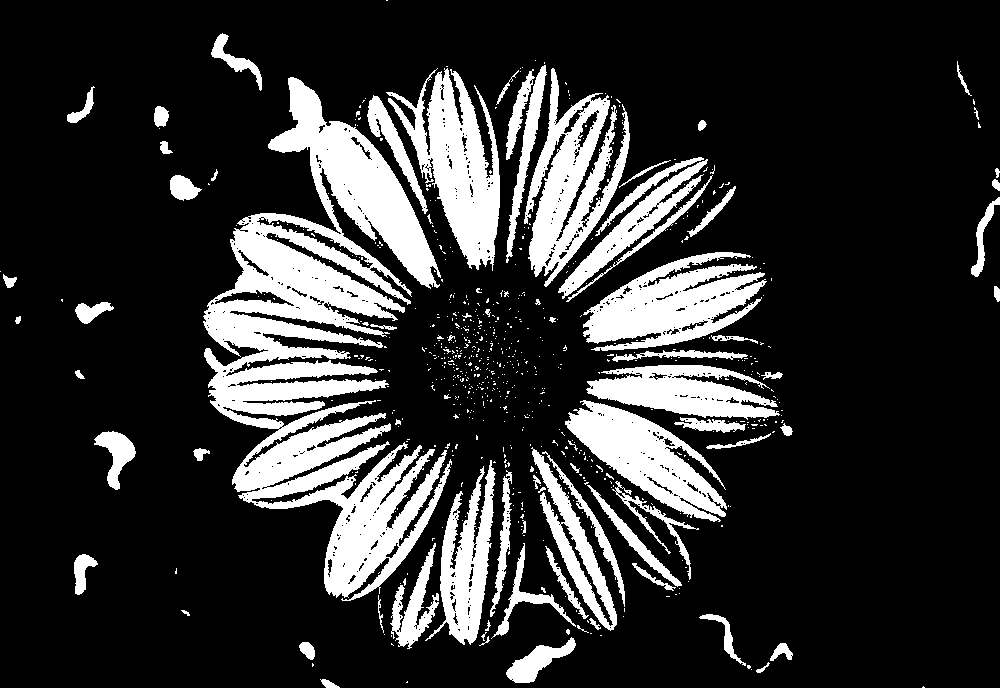
#> input picture images/flower-binary.png, 1000 x 688 px, found by its file name
$ jupyter execute LabSheet7.ipynb
#> lines starting #> are read from the running program, lines starting #| are printed output that depends on the picture; after the words box and inside, x2 and y2 are one past the last pixel; in counts of white or black regions, pixels touching at a corner belong together
Morphological Operations

[cell 1]
import cv2 as cv
import numpy as np
import matplotlib.pyplot as plt

[cell 2]
img = cv.imread("flower-binary.png")
#> img is the input picture: shape (688, 1000, 3); 19.6% white; 712 white regions (635 under 20 px), largest, box (x1, y1, x2, y2) and area: (203, 77, 452, 601) 51750, (386, 68, 500, 271) 10286, (583, 252, 767, 351) 9966
if img is None:
    raise FileNotFoundError("File could not be read")

kernel = np.ones((5,5), np.uint8)
erosion = cv.erode(img, kernel, iterations = 1)
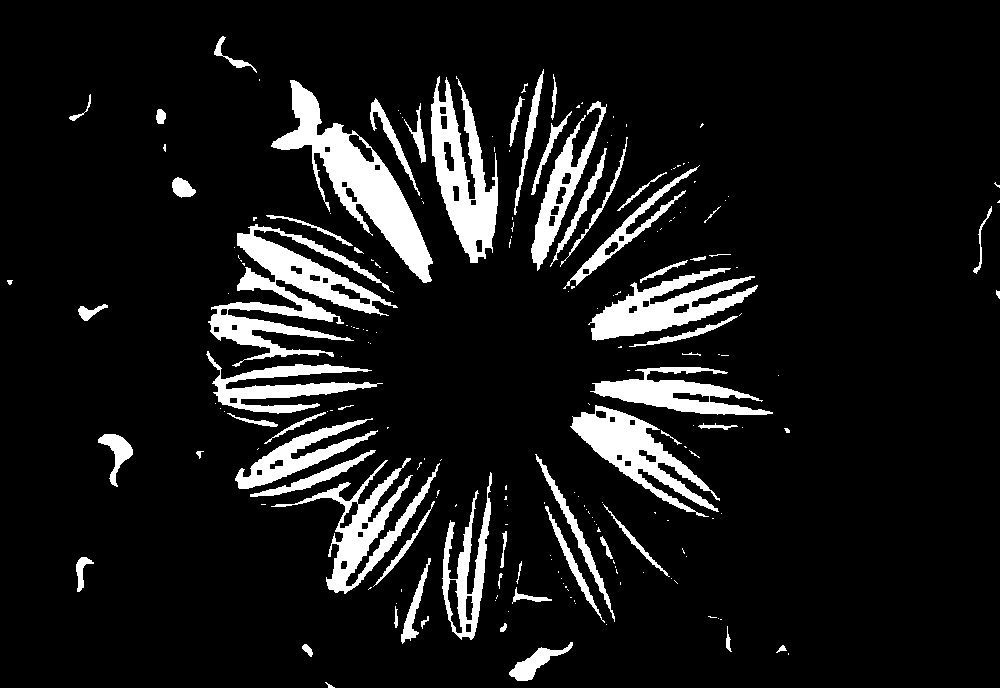
#> erosion: shape (688, 1000, 3); 10.2% white; 204 white regions (138 under 20 px), largest, box (x1, y1, x2, y2) and area: (208, 224, 398, 367) 8667, (271, 80, 433, 283) 8567, (431, 76, 498, 263) 6015

[cell 3]
dilation = cv.dilate(img, kernel, iterations=1)
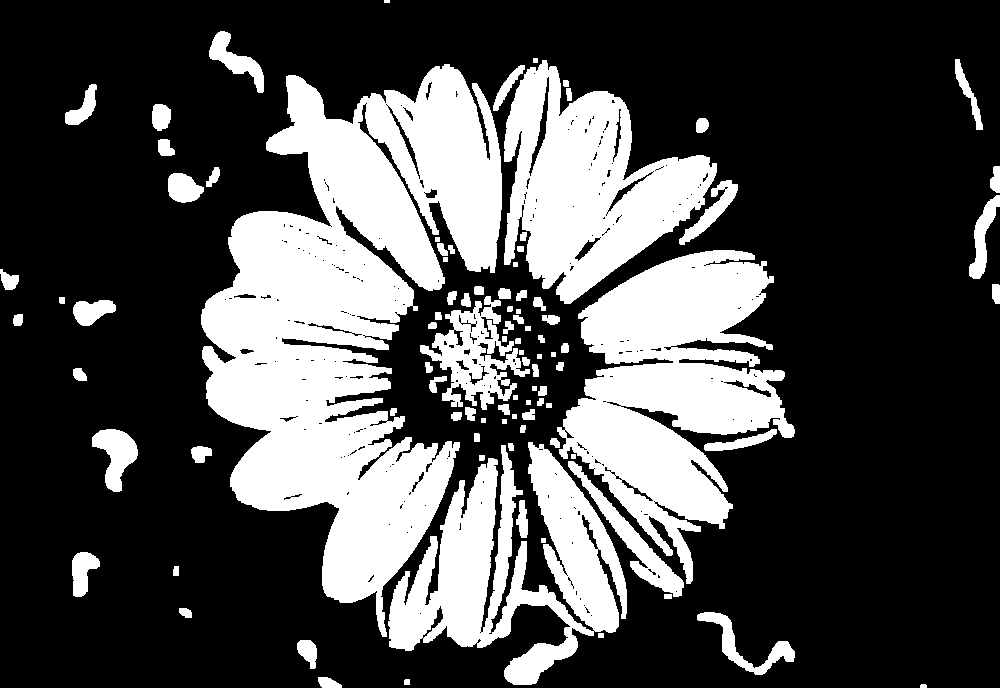
#> dilation: shape (688, 1000, 3); 29.7% white; 96 white regions (1 under 20 px), largest, box (x1, y1, x2, y2) and area: (201, 64, 502, 637) 86435, (557, 250, 795, 584) 39299, (504, 60, 717, 304) 27156

[cell 4]
opening = cv.morphologyEx(img, cv.MORPH_OPEN, kernel)
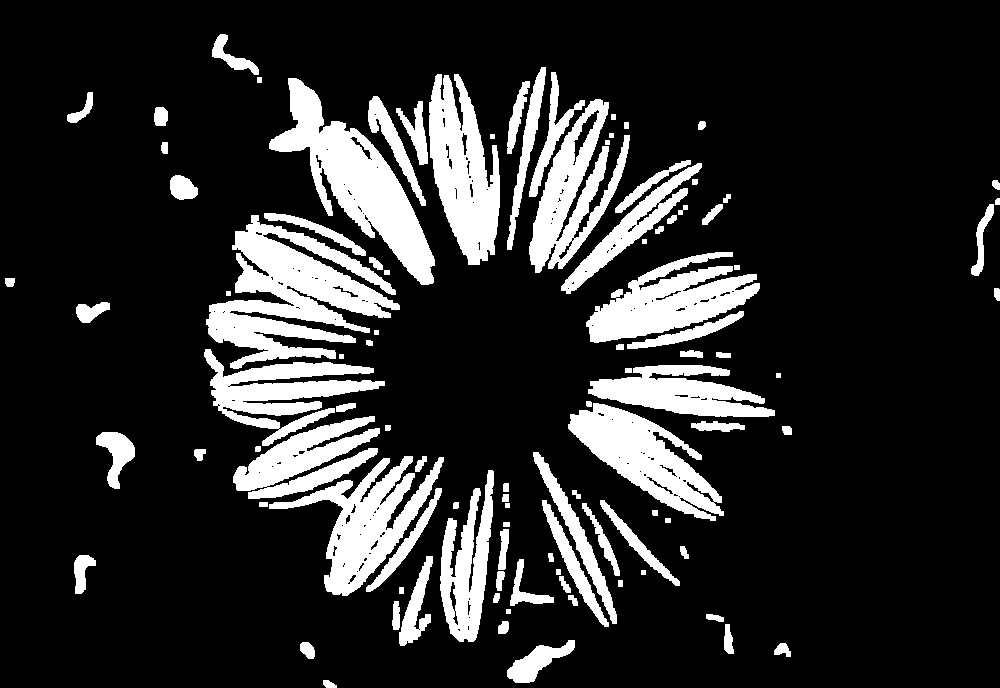
#> opening: shape (688, 1000, 3); 17.2% white; 103 white regions, largest, box (x1, y1, x2, y2) and area: (206, 215, 400, 369) 13832, (269, 78, 435, 285) 11070, (429, 74, 500, 265) 8416

[cell 5]
closing = cv.morphologyEx(img, cv.MORPH_CLOSE, kernel)
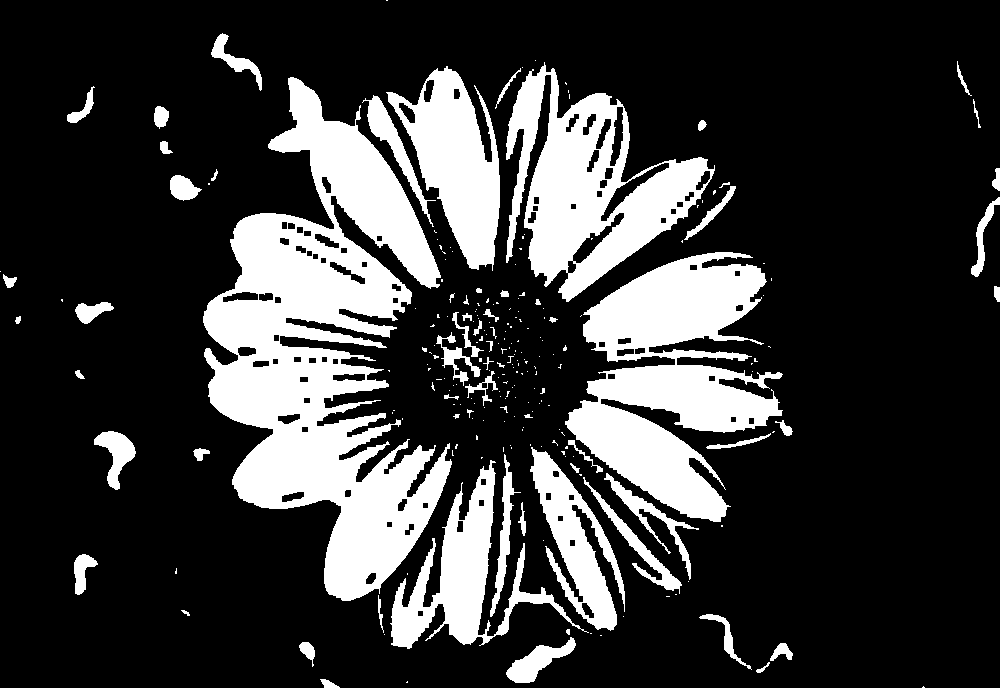
#> closing: shape (688, 1000, 3); 22.5% white; 235 white regions (170 under 20 px), largest, box (x1, y1, x2, y2) and area: (203, 77, 452, 601) 58986, (565, 252, 783, 522) 29803, (506, 62, 715, 302) 21432

[cell 6]
gradient = cv.morphologyEx(img, cv.MORPH_GRADIENT, kernel)
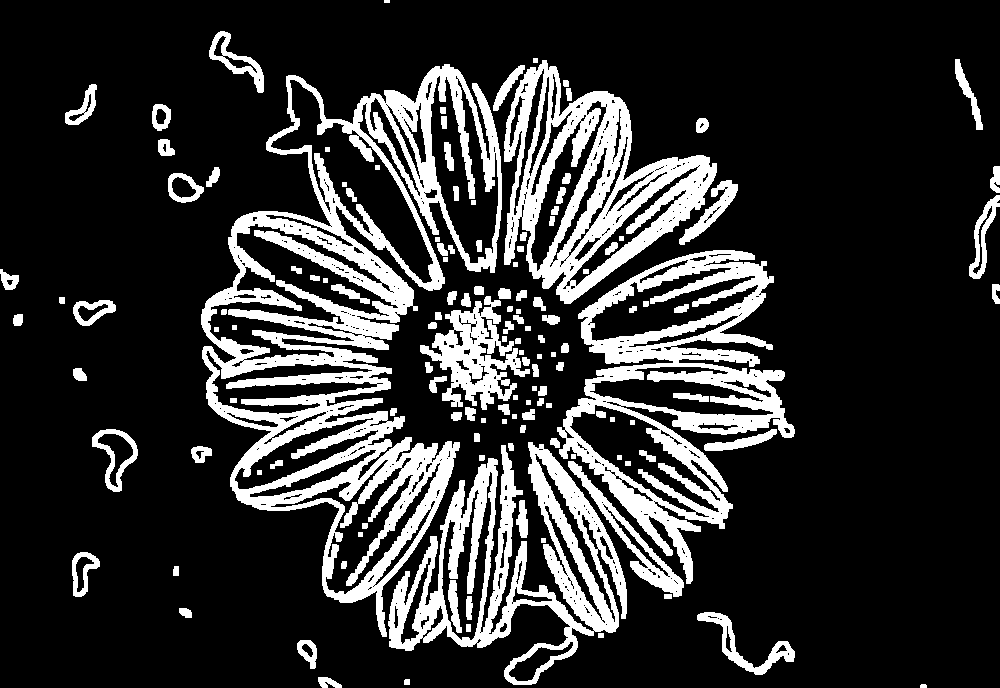
#> gradient: shape (688, 1000, 3); 19.6% white; 139 white regions (1 under 20 px), largest, box (x1, y1, x2, y2) and area: (201, 64, 502, 637) 47364, (557, 250, 795, 584) 23521, (504, 60, 717, 304) 19180

[cell 7]
titles = ['img', 'erosion', 'dilation', 'opening', 'closing', 'gradient']
images = [img, erosion, dilation, opening, closing, gradient]

[cell 8]
plt.figure(figsize=(12, 8))
for i in range(6):
    plt.subplot(2,3, i+1)
    plt.imshow(images[i], cmap='gray')
    plt.title(titles[i])
    plt.axis('off')

plt.tight_layout()
plt.show()
